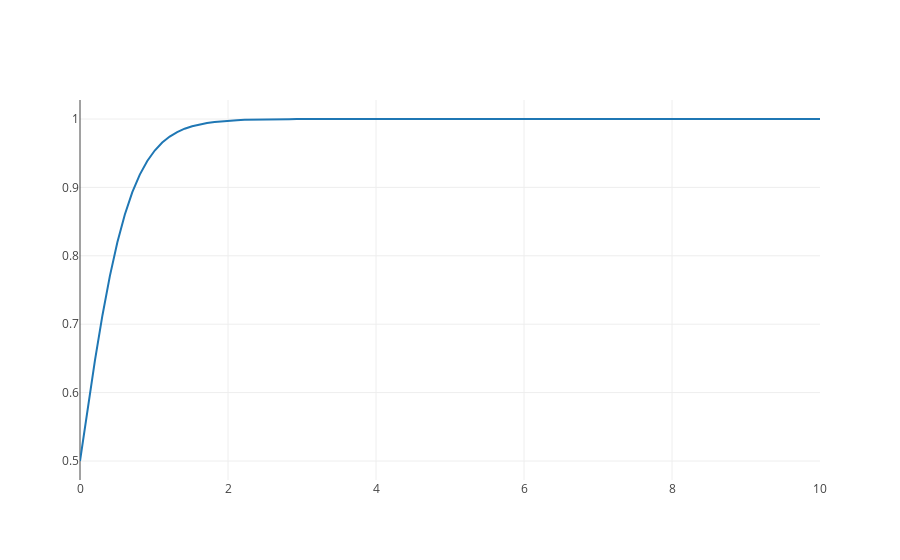

The cell this chart's notebook holds for it:
### Markdown cell above
## Con plotly

### Code cell
import plotly as py
import plotly.graph_objs as go
py.offline.init_notebook_mode(connected=True)

trace1=go.Scatter(x=tiempo,y=x1)
py.offline.iplot([trace1], filename = 'Ecuación logística')
